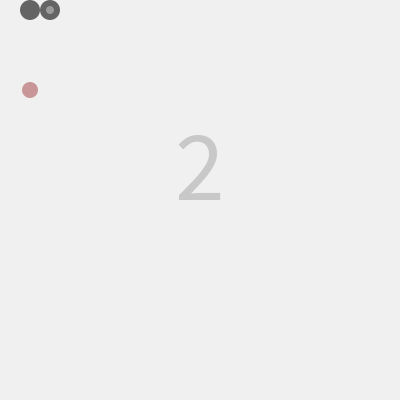
Frame 1 (no input)
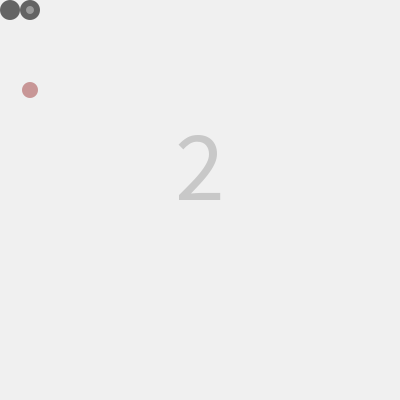
Frame 60 (the mouse pressed at the canvas centre just before this capture)
Frame 120 (the mouse held since frame 60 and released just before this capture): identical to frame 60, image omitted

The Processing sketch that drew these frames (run headless with seeded random() and noise(); from frame 60 on, the mouse is pressed at the canvas centre):

// Processing sketch: processing_53596
// ── processing_53596.pde


Snake snake;
Apple apple;
boolean gameover = false;
int timestamp;

void setup() {
  size(400, 400);
  frameRate(8);
  ellipseMode(CORNER);
  noStroke();
  smooth();
  textAlign(CENTER);
  textSize(100);
  
  snake = new Snake(100);
  apple = new Apple(20, 80);
}

void draw() {
  
  if (!gameover) {
    background(240);
    
    // show score
    fill(200);
    text(snake.getLength(), width/2, height/2);
    
    snake.advance();
    snake.displayHead();
    snake.displayBody();
  
    // relocate apple, add segment to snake
    if (snake.locateX() == apple.locateX() && snake.locateY() == apple.locateY()) {
      int rndX, rndY;
      snake.addSegment();
      do {
        rndX = int(random(width/20))*20;
        rndY = int(random(height/20))*20;
      }
      while(snake.searchArray(rndX, rndY));
      apple.position(rndX, rndY);
    }
    
    apple.display(); 
    if (snake.checkCollision()) endGame();
  }
  
}

void keyPressed() {
  if (gameover) restartGame();
  else if (key == CODED) {
    snake.newDirection(keyCode);
  }
  // change speed
  else if (key > 48 && key < 58) {
    frameRate((key - 47) * 2);
    snake.reset();
  }
}

void mouseClicked() {
  if (gameover) restartGame();
}

void endGame() {
  gameover = true;
  timestamp = millis();
  background(20);
  snake.displayBody();
  snake.displayHead();
  fill(255);
  text(snake.getLength(), width/2, height/2);
}

void restartGame() {
  if (millis() - timestamp >= 1000) {
    gameover = false;
    snake.reset();
  }
}
class Apple {
  
  int posX;
  int posY;
  
  Apple(int x, int y) {
    posX = x;
    posY = y;
  }
  
  int locateX() {
    return posX;
  }
  
  int locateY() {
    return posY;
  }
  
  void position(int x, int y) {
    posX = x;
    posY = y;
  }
  
  void display() {
    fill(200, 150, 150);
    ellipse(posX+2, posY+2, 16, 16);
  }
  
}
final int NORTH = 0;
final int SOUTH = 1;
final int EAST = 2;
final int WEST = 3;

class Snake {
 
 int[] snakeArrayX = new int[2];
 int[] snakeArrayY = new int[2];
 int[] pSnakeArrayX = new int[2]; // stores value of last frame
 int[] pSnakeArrayY = new int[2]; // store value of last frame
 int direction;
 int tailX, tailY;
 int c;
 
 Snake(int cc) {
   snakeArrayX[0] = 20;
   snakeArrayY[0] = 0;
   snakeArrayX[1] = 0;
   snakeArrayY[1] = 0;
   direction = EAST;
   c = cc;
 }
 
 // return x position of head
 int locateX() {
   return snakeArrayX[0];
 }
 
 // return y position of head
 int locateY() {
   return snakeArrayY[0];
 }
 
 // return length of snake
 int getLength() {
   return snakeArrayX.length;
 }
 
 // change direction of head
 void newDirection(int newDirect) {
   switch(newDirect) {
     case UP:
       if (direction != SOUTH) direction = NORTH;
       break;
     case DOWN:
       if (direction != NORTH) direction = SOUTH;
       break;
     case RIGHT:
       if (direction != WEST) direction = EAST;
       break;
     case LEFT:
       if (direction != EAST) direction = WEST;
       break;
    }
  }
 
 // move snake forward
 void advance() {
   
   // store position of last segment in case a new one is added
   tailX = snakeArrayX[snakeArrayX.length-1];
   tailY = snakeArrayY[snakeArrayY.length-1];
   
   // store curent configuration and then move snakeArray along this
   for (int i = 0; i < snakeArrayX.length; i++) {
     pSnakeArrayX[i] = snakeArrayX[i];
     pSnakeArrayY[i] = snakeArrayY[i];
   }
   for (int i = 1; i < snakeArrayX.length; i++) {
     snakeArrayX[i] = pSnakeArrayX[i-1];
     snakeArrayY[i] = pSnakeArrayY[i-1];
   }
   
   // choose direction of head
   switch(direction) {
     case NORTH:
       snakeArrayY[0] -= 20;
       break;
     case SOUTH:
       snakeArrayY[0] += 20;
       break;
     case EAST:
       snakeArrayX[0] += 20;
       break;
     case WEST:
       snakeArrayX[0] -= 20;
       break;
   }
   
   // constrain to window
   if (snakeArrayY[0] < 0) snakeArrayY[0] = height;
   else if (snakeArrayY[0] > height - 20) snakeArrayY[0] = 0;
   if (snakeArrayX[0] < 0) snakeArrayX[0] = width;
   else if (snakeArrayX[0] > width - 20) snakeArrayX[0] = 0;
   
 }
 
 // draw front of snake
 void displayHead() {
   fill(c);
   ellipse(snakeArrayX[0], snakeArrayY[0], 20, 20);
   fill(255 - c);
   ellipse(snakeArrayX[0] + 6, snakeArrayY[0] + 6, 8, 8);
 }

 // draw each segment of snake
 void displayBody() {
   fill(c);
   for (int i = 1; i < snakeArrayX.length; i++) {
     ellipse(snakeArrayX[i], snakeArrayY[i], 20, 20);
   }
 }
 
 // add a segment to snake
 void addSegment() {
   snakeArrayX = append(snakeArrayX, tailX);
   snakeArrayY = append(snakeArrayY, tailY);
   pSnakeArrayX = append(pSnakeArrayX, 0);
   pSnakeArrayY = append(pSnakeArrayY, 0);
 }
 
 // reset snake
 void reset() {
   snakeArrayX = new int[2];
   snakeArrayY = new int[2];
   snakeArrayX[0] = 20;
   snakeArrayY[0] = 0;
   snakeArrayX[1] = 0;
   snakeArrayY[1] = 0;
   direction = EAST;
   pSnakeArrayX = new int[2];
   pSnakeArrayY = new int[2];
 }
 
 // returns true is value is in snakeArrays, false otherwise
 boolean searchArray(int x, int y) {
   for (int i = 1; i < snakeArrayX.length; i++) {
     if (x == snakeArrayX[i] && y == snakeArrayY[i]) {
       return true;
     }
   }
   return false;
 }
 
 // return true if snake runs into itself, otherwise return false
 boolean checkCollision() {
   return searchArray(snakeArrayX[0], snakeArrayY[0]);
 }
 
}
